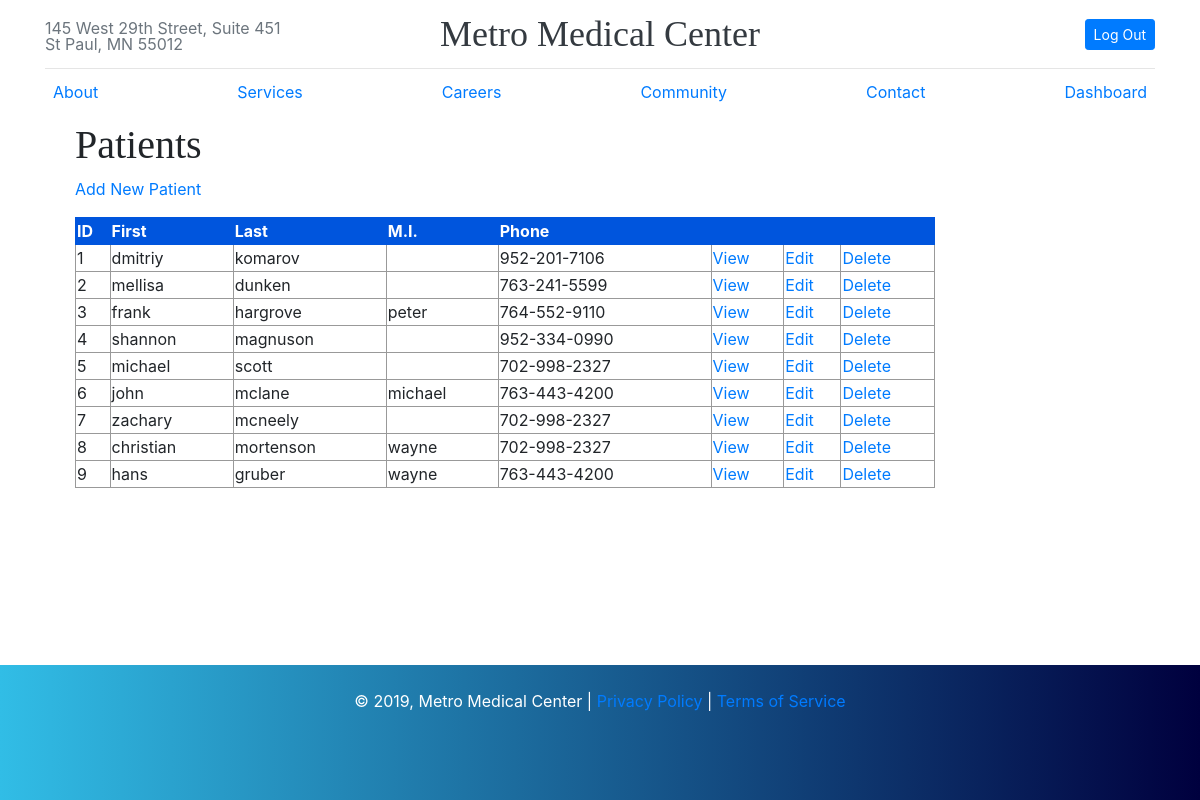
Page /metromed/public/administrator/patients/index.php (signed in) on the committed database.
### tables this page shows
CREATE TABLE user_info (
    user_id int NOT NULL AUTO_INCREMENT ,
    f_name varchar(50) NOT NULL,
    l_name varchar(50) NOT NULL,
    m_name varchar(50),
    address varchar(255) NOT NULL,
    city varchar(50) NOT NULL,
    state varchar(50) NOT NULL,
    zip varchar(50) NOT NULL,
    phone_number bigint NOT NULL,
    dob DATE NOT NULL,
    ins_id int DEFAULT NULL,
    policy_number varchar(50) DEFAULT NULL,
    PRIMARY KEY (user_id),
    FOREIGN KEY (ins_id) REFERENCES insurance(ins_id)
);

### metromed/private/functions.php (called while the page is built, shortened)
<?php
function url_for($script_path) {
  if($script_path[0] != '/') {
    $script_path = "/" . $script_path;
  }
  return WWW_ROOT . $script_path;
}
function u($string="") {
  return urlencode($string);
}
function h($string="") {
  return htmlspecialchars($string);
}
function phone_number_format($number) {
  $number = preg_replace("/[^\d]/","",$number);
  $length = strlen($number);
 if($length == 10) {
  $number = preg_replace("/^1?(\d{3})(\d{3})(\d{4})$/", "$1-$2-$3", $number);
 }
  return $number;
}
?>

### metromed/private/query_functions.php (called while the page is built, shortened)
<?php
  function find_all_patients() {
    global $db;
    $sql = "SELECT * FROM user_info ";
    $sql .= "ORDER BY user_id ASC";
    $result = mysqli_query($db, $sql);
    return $result;
  }
?>

### metromed/public/administrator/patients/index.php (the view, shortened to what this page needs)
<?php
include(SHARED_PATH . '/metromed_header.php');
  $patient_set = find_all_patients();
?>
<div id="content">
  <div class="subjects listing">
    <h1>Patients</h1>
    <div class="actions">
      <a class="actions" href="<?php echo url_for('/administrator/patients/new.php'); ?>">Add New Patient</a>
    </div>
  	<table class="list">
  	  <tr>
        <th>ID</th>
        <th>First</th>
        <th>Last</th>
  	    <th>M.I.</th>
        <th>Phone</th>
  	    <th>&nbsp;</th>
  	    <th>&nbsp;</th>
        <th>&nbsp;</th>
  	  </tr>
      <?php while($patient = mysqli_fetch_assoc($patient_set)) { ?>
        <tr>
          <td><?php echo h($patient['user_id']); ?></td>
          <td><?php echo h($patient['f_name']); ?></td>
          <td><?php echo h($patient['l_name']); ?></td>
    	    <td><?php echo h($patient['m_name']); ?></td>
          <td><?php echo phone_number_format(h($patient['phone_number'])); ?></td>
          <td><a class="action" href="<?php echo url_for('/administrator/patients/view.php?user_id=' . h(u($patient['user_id']))); ?>">View</a></td>
          <td><a class="action" href="<?php echo url_for('/administrator/patients/edit.php?user_id=' . h(u($patient['user_id']))); ?>">Edit</a></td>
          <td><a class="action" href="<?php echo url_for('/administrator/patients/remove.php?user_id=' . h(u($patient['user_id']))); ?>">Delete</a></td>
    	  </tr>
      <?php } ?>
  	</table>
  </div>
</div>
<?php include(SHARED_PATH . '/metromed_footer.php'); ?>

### metromed/public/assets/css/metromed.css (style rules this page uses)
body { min-height: 100vh; position: relative; margin: 0; padding-bottom: 150px; }
h1, h2, h3, h4, h5, h6 { font-family: "Playfair Display", Georgia, "Times New Roman", serif; }
#content { width: 920px; min-height: 500px; padding: 0 30px; }
.actions { margin-bottom: 1em; }
table { border-collapse: collapse; vertical-align: top; }
table.list { width: 100%; }
table.list tr td { border: 1px solid #999999; }
table.list tr th { border: 1px solid #0055DD; background: #0055DD; color: white; text-align: left; }

### rows in the picture
user_info: user_id "1", f_name "dmitriy", l_name "komarov", phone_number "952-201-7106"
user_info: user_id "2", f_name "mellisa", l_name "dunken", phone_number "763-241-5599"
user_info: user_id "3", f_name "frank", l_name "hargrove", m_name "peter", phone_number "764-552-9110"
user_info: user_id "4", f_name "shannon", l_name "magnuson", phone_number "952-334-0990"
user_info: user_id "5", f_name "michael", l_name "scott", phone_number "702-998-2327"
user_info: user_id "6", f_name "john", l_name "mclane", m_name "michael", phone_number "763-443-4200"
user_info: user_id "7", f_name "zachary", l_name "mcneely", phone_number "702-998-2327"
user_info: user_id "8", f_name "christian", l_name "mortenson", m_name "wayne", phone_number "702-998-2327"
user_info: user_id "9", f_name "hans", l_name "gruber", m_name "wayne", phone_number "763-443-4200"

### other values in the picture
Date('Y') "2019"
